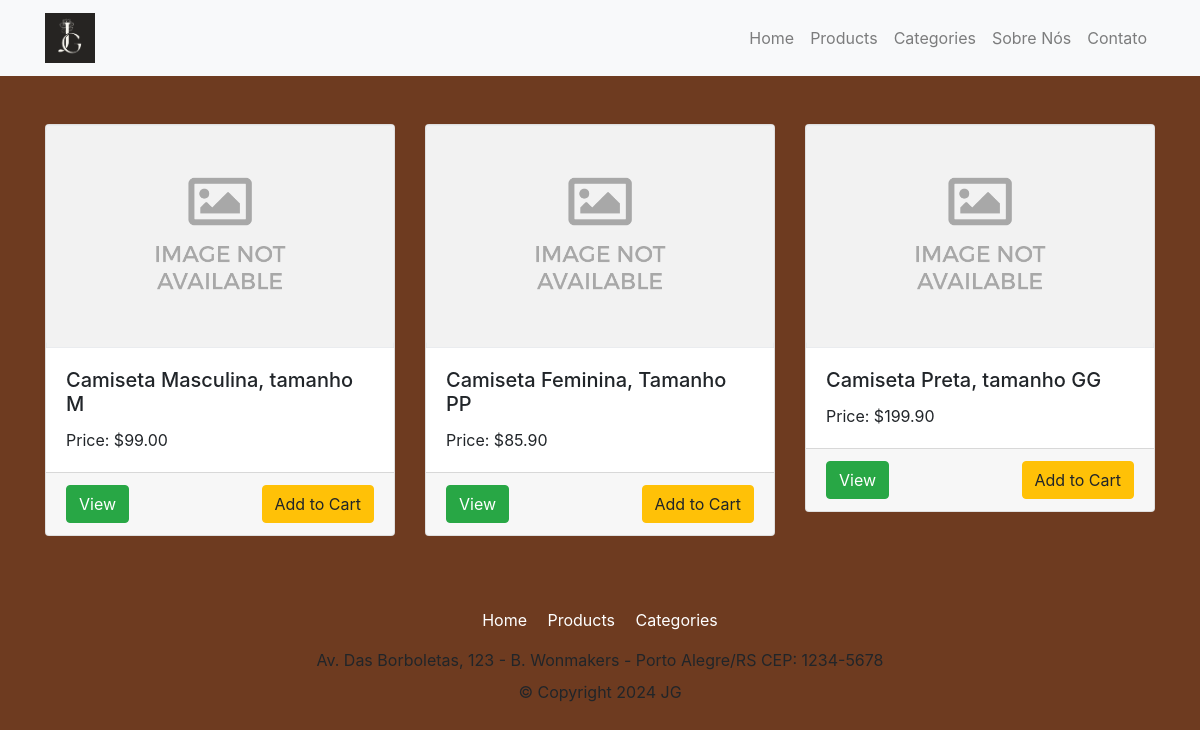
Before: / with the older database file.
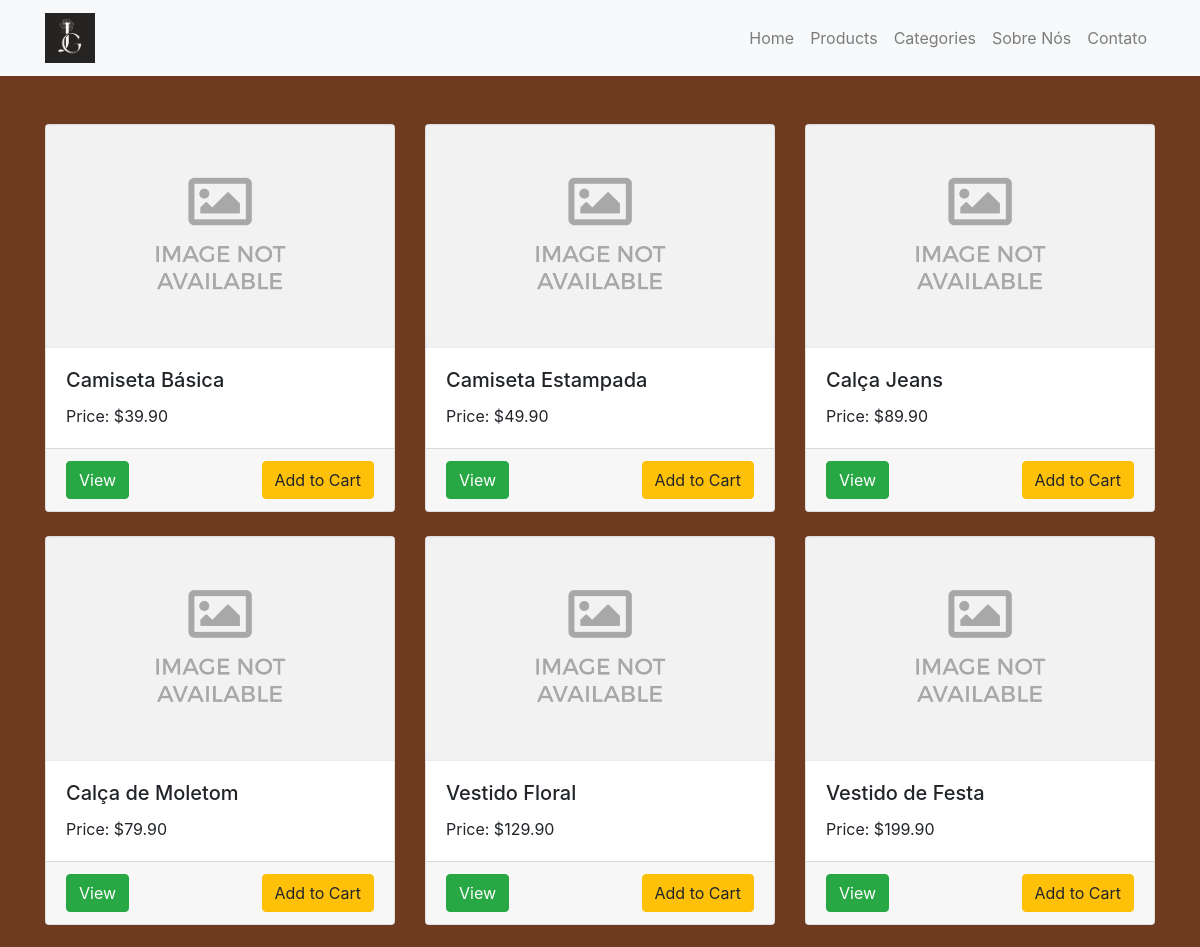
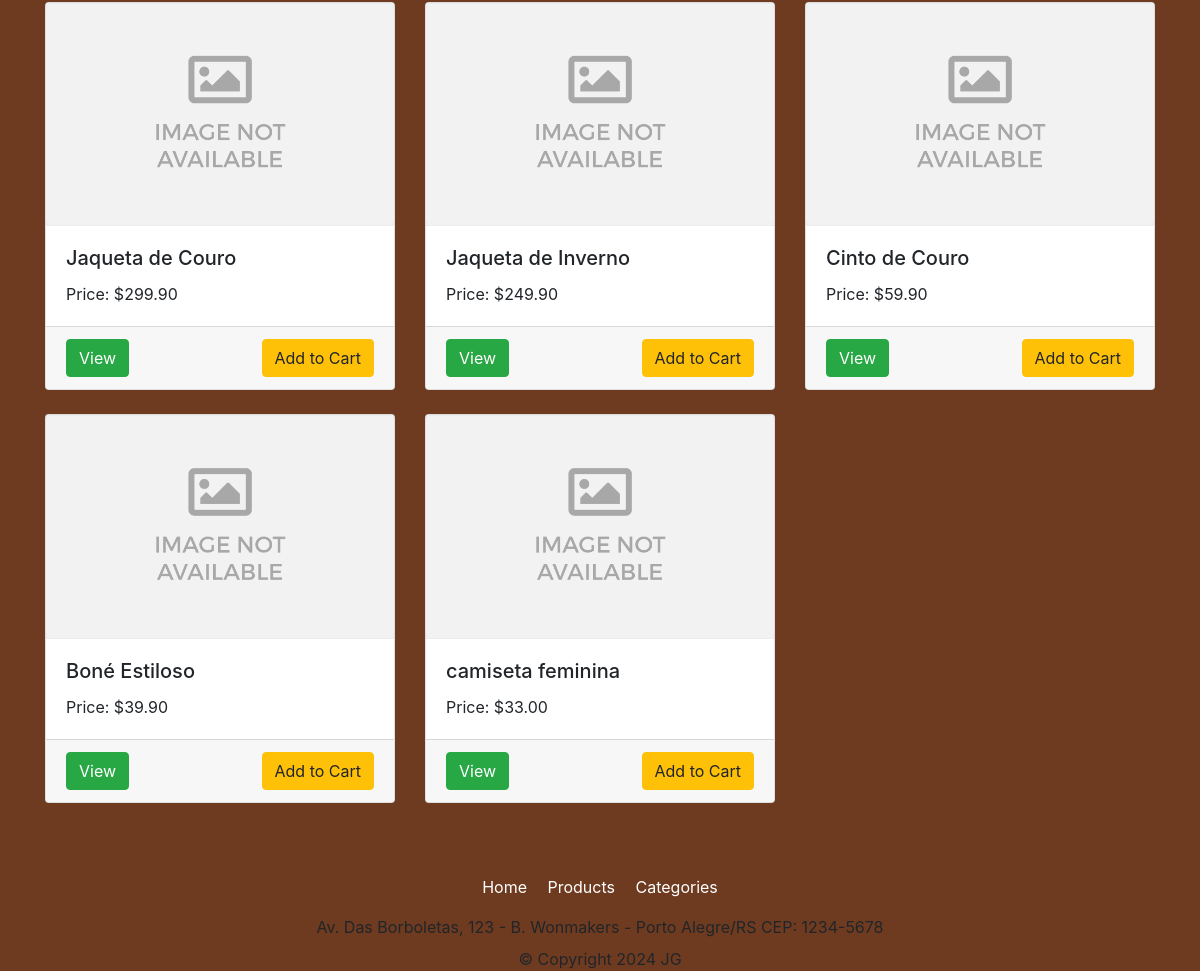
After: the same page with the newer database file (2 pictures, top to bottom).
### store/models.py (models this page shows, shortened)
class Product(models.Model):
    name = models.CharField(max_length=200)
    price = models.FloatField()
    image_url = models.URLField(max_length=200, null=True, blank=True)
    digital = models.BooleanField(default=False, null=True, blank=True)
    delete_product = models.BooleanField(default=False, null=True, blank=True)
    category = models.ForeignKey(Category, on_delete=models.SET_NULL, null=True, blank=True)
    description = models.TextField(null=True, blank=True)

### store/views.py (the view)
# urls.py: path('', include('store.urls'))
def store(request):
    products = Product.objects.all()
    categories = Category.objects.all()
    context = {'products': products, 'categories': categories}
    return render(request, 'store/store.html', context)

### store/Templates/store/store.html (shortened to what this page needs)
{% load static %}
<head>
    <link rel="stylesheet" href="https://stackpath.bootstrapcdn.com/bootstrap/4.5.2/css/bootstrap.min.css">
    <link rel="stylesheet" type="text/css" href="{% static 'styles/main.css' %}">
</head>
<link rel="stylesheet" type="text/css" href="{% static 'styles/main.css' %}">
<nav class="navbar navbar-expand-lg navbar-light bg-light">
    <div class="container">
        <a class="navbar-brand" href="#">
    <img src="{% static 'images/logo.png' %}" alt="JG Fashion Logo" width="50">
</a>
        <div class="collapse navbar-collapse" id="navbarNav">
            <ul class="navbar-nav ml-auto">
                <li class="nav-item">
                    <a class="nav-link" href="#">Home</a>
                </li>
                <li class="nav-item">
                    <a class="nav-link" href="#">Products</a>
                </li>
                <li class="nav-item">
                    <a class="nav-link" href="#">Categories</a>
                </li>
                <li class="nav-item">
                    <a class="nav-link" href="#">Sobre Nós</a>
                </li>
                <li class="nav-item">
                    <a class="nav-link" href="#">Contato</a>
                </li>
            </ul>
        </div>
    </div>
</nav>
<div class="container mt-5">
    <div class="row product-container">
        {% for product in products %}
        <div class="col-lg-4 col-md-6 mb-4">
            <div class="card product-card">
                <img class="card-img-top product-image" src="{% static 'images/placeholder.png' %}" alt="{{ product.name }}">
                <div class="card-body">
                    <h5 class="card-title product-title">{{ product.name }}</h5>
                    <p class="card-text product-price">Price: ${{ product.price|floatformat:2 }}</p>
                </div>
                <div class="card-footer d-flex justify-content-between">
                    <a href="{% url 'product_detail' product.id %}" class="btn btn-success view-btn">View</a>
                    <button class="btn btn-warning add-btn">Add to Cart</button>
                </div>
            </div>
        </div>
        {% endfor %}
    </div>
</div>
<footer class="footer mt-5">
    <div class="container text-center">
        <div class="footer-links mb-3">
            <a href="#" class="text-white mx-2">Home</a>
            <a href="#" class="text-white mx-2">Products</a>
            <a href="#" class="text-white mx-2">Categories</a>
        </div>
        <div class="footer-address mb-2">
            Av. Das Borboletas, 123 - B. Wonmakers - Porto Alegre/RS CEP: 1234-5678
        </div>
        <div>&copy; Copyright 2024 JG</div>
    </div>
</footer>

Changed rows visible on the page:
added Product: name "Camiseta Básica", price "39.90"
changed Product: name "Camiseta Masculina, tamanho M" → "Camiseta Estampada"; price "99.00" → "49.90"
changed Product: name "Camiseta Feminina, Tamanho PP" → "Calça Jeans"; price "85.90" → "89.90"
changed Product: name "Camiseta Preta, tamanho GG" → "Calça de Moletom"; price "199.90" → "79.90"
added Product: name "Vestido Floral", price "129.90"
added Product: name "Vestido de Festa", price "199.90"
added Product: name "Jaqueta de Couro", price "299.90"
added Product: name "Jaqueta de Inverno", price "249.90"
added Product: name "Cinto de Couro", price "59.90"
added Product: name "Boné Estiloso", price "39.90"
added Product: name "camiseta feminina", price "33.00"
